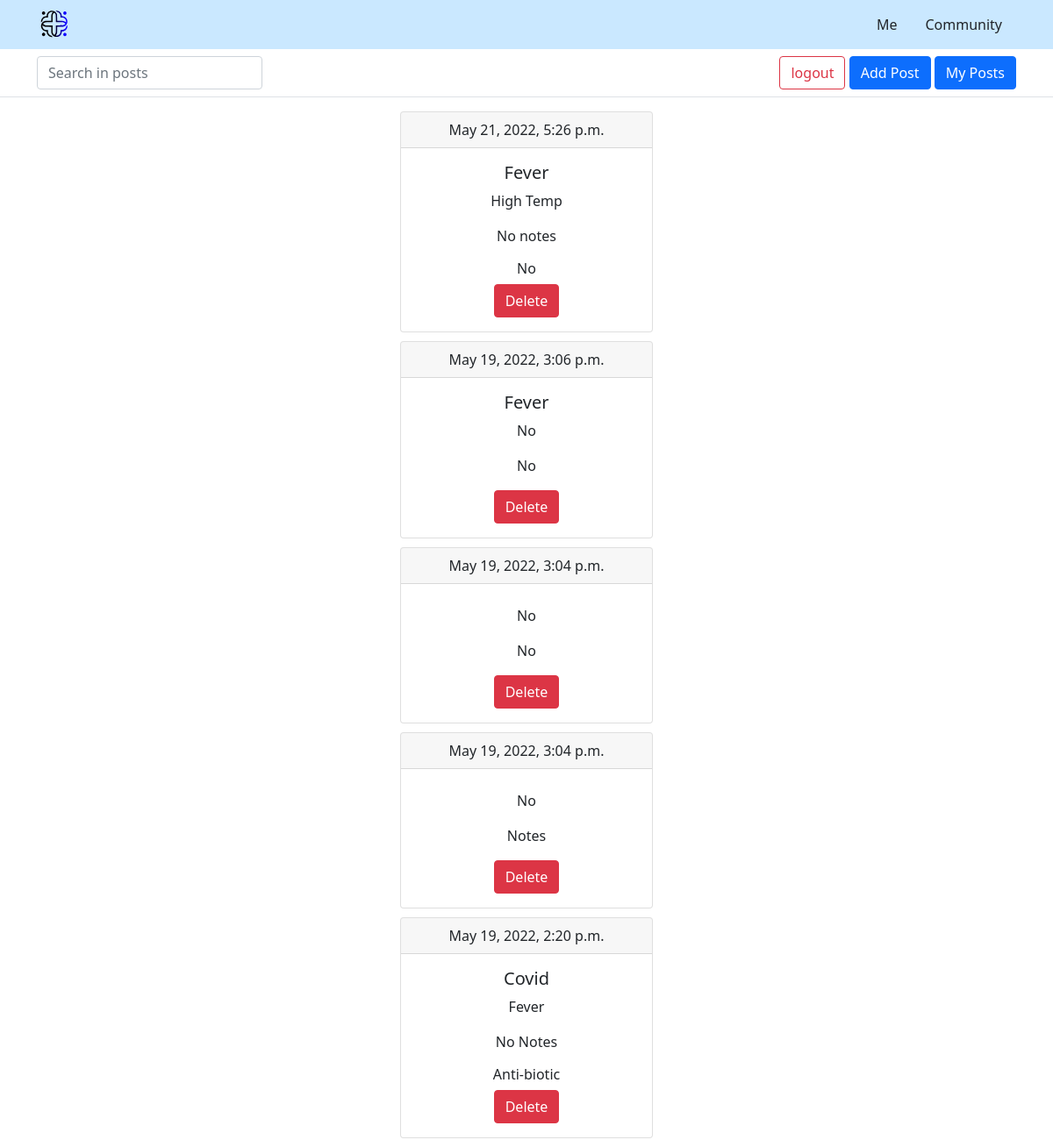
/posts/MyPosts (signed in), run on an earlier commit of the app's database.
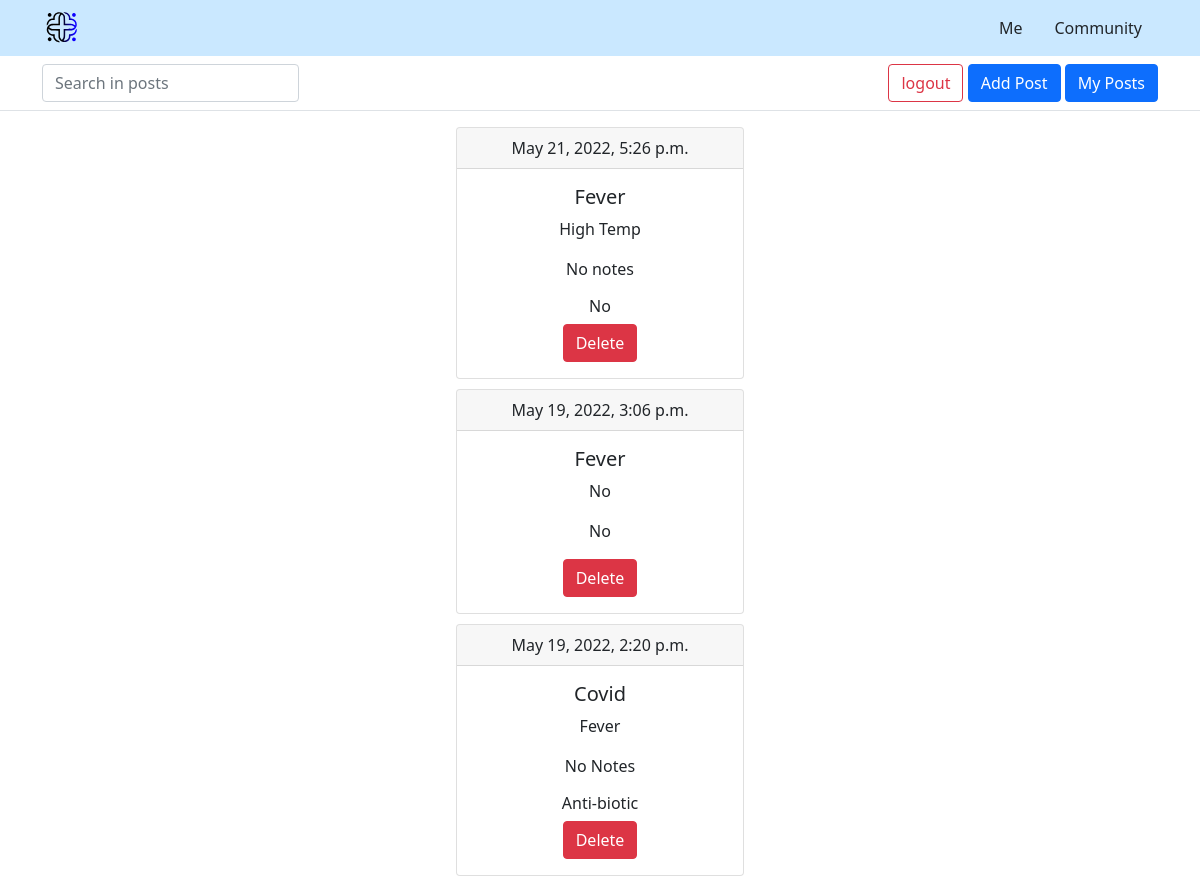
And on a later commit of the database.
### main/models.py (models this page shows)
class Posts(models.Model):
    author = models.ForeignKey(User, on_delete=models.CASCADE)
    symptoms = models.CharField(max_length=300)
    medications = models.CharField(max_length=300)
    diagnosis = models.CharField(max_length=150)
    Notes = models.TextField(max_length=300)
    created_at = models.DateTimeField(auto_now_add=True)
    updated_at = models.DateTimeField(auto_now=True)
    class Meta:
        ordering = ['-created_at', '-updated_at']

### main/views.py (the view)
# urls.py: path('posts/MyPosts', views.my_posts, name='my_posts'),
@login_required(login_url='login')
def my_posts(request):
    user = request.user
    posts = Posts.objects.filter(author = user)
    return render(request, "main/my_posts.html", {
        "posts": posts
    })

### main/templates/main/my_posts.html (shortened to what this page needs)
{% extends "main_post.html" %}
{% block body %}
    {% for post in posts %}
    <div class="posts_center">
        <div class="card text-center" style="width: 18rem;">
            <div class="card-header">
                {{ post.created_at }}
            </div>
            <div class="card-body">
                <h5 class="card-title">{{ post.diagnosis }}</h5>
                <p class="card-text">{{ post.symptoms }}</p>
                <p class="card-text">{{ post.Notes }}</p>
                <h6>{{ post.medications }}</h6>
                <a href="{% url 'delete_post' post.id %}" class="btn btn-danger">Delete</a>
            </div>
        </div>
    </div>
    {% endfor %}
{% endblock %}

What changed in the data, as far as the page shows it:
removed Posts: created_at "May 19, 2022, 3:04 p.m.", symptoms "No", Notes "No"
removed Posts: created_at "May 19, 2022, 3:04 p.m.", symptoms "No", Notes "Notes"
